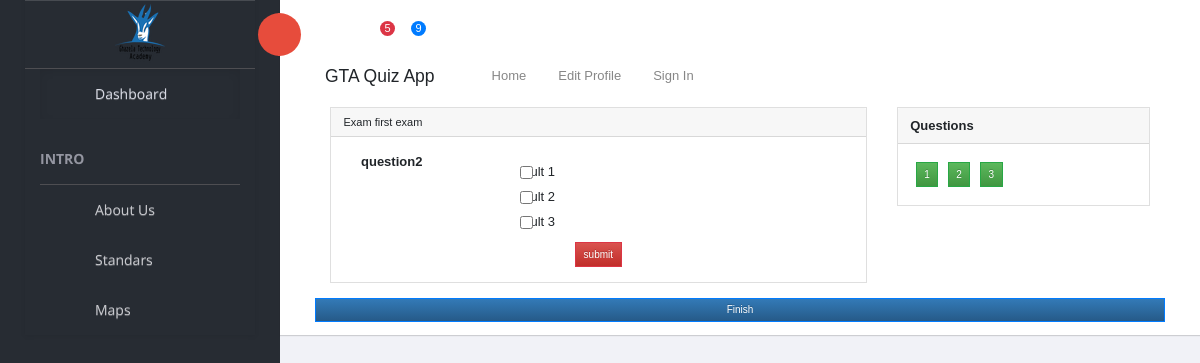
The app's page /exam/1/passe/2 with its own data.
### exam/models.py (models this page shows, shortened)
class Exam(models.Model):
    MODE = (('TT', 'Training_Timer'),
            ('T', 'Training'),
            ('OC', 'One_try_certifie'),
            ('O', 'One_try'),
            )
    name = models.CharField(max_length=50)
    logo = models.ImageField(upload_to='exam_image', blank=True)
    description = models.CharField(max_length=50)
    category = models.CharField(max_length=50, default='')
    score = models.IntegerField(default=0)
    timer = models.IntegerField(default=0)
    mode = models.CharField(max_length=1, choices=MODE, blank=True, null=True)

class Question(models.Model):
    examen = models.ForeignKey(Exam, on_delete=models.CASCADE)
    description = models.CharField(max_length=1000, default='')
    points = models.IntegerField(default=0)
    header_text = models.CharField(max_length=1000, default='')
    footer_text = models.CharField(max_length=1000, default='')
    success_msg = models.CharField(max_length=1000, default='')
    fail_msg = models.CharField(max_length=1000, default='')

class Multi_choice_answer(models.Model):
    question = models.ForeignKey(Question, on_delete=models.CASCADE)
    multi_variant = models.CharField(max_length=50)
    multi_description = models.CharField(max_length=1000)
    points = models.IntegerField(default=0)

### exam/views.py (the view)
# urls.py: url(r'^(?P<exam_id>[0-9]+)/passe/(?P<Quest_id>[0-9]+)$', views.passeQuest, name='passeQuest'),
def passeQuest(request, exam_id, Quest_id):
    global liste
    global timerr
    global first
    global listevider
    global l
    global i
    if request.POST:
        listeSession = []
        id = request.POST['id']
        exam = Exam.objects.get(pk=exam_id)
        quest = Question.objects.get(pk=Quest_id)
        if int(id) in listevider:
            l.append(int(id))
        if "radios" in request.POST:
            choix = request.POST['radios']
            request.session[id] = int(choix)
        elif "radiosM" in request.POST:
            choix = request.POST.getlist('radiosM')
            request.session[id] = choix
        else:
            text = request.POST['text']
            request.session[id] = text
        if int(id) in listevider:
            listevider.remove(int(id))
        length = len(liste)
        inc_i()
        if first == 1:
            timerr = request.POST['timerr']
            first += 1
        if int(Quest_id) in l:
            exist = True
        else:
            exist = False
        for ques in liste:
            if str(ques.id) in request.session:
                listeSession.append([ques.id, request.session[str(ques.id)]])
        context = {
            'examen_id': exam_id,
            'examen': exam,
            'quest_id': Quest_id,
            'quest': quest,
            'liste': liste,
            'i': i,
            'id': id,
            'l': l,
            'length': length,
            'listevider': listevider,
            'first': first,
            'timerr': timerr,
            'exist': exist,
            'listeSession': listeSession,
        }
        return render(request, "exam/QuestionExam.html", context)
    else:
        exam = Exam.objects.get(pk=exam_id)
        quest = Question.objects.get(pk=Quest_id)
        listeSession = []
        for ques in liste:
            if str(ques.id) in request.session:
                listeSession.append([ques.id, request.session[str(ques.id)]])
        first += 1
        if int(Quest_id) in l:
            exist = True
        else:
            exist = False
        length = len(liste)
        i = 1
        print(exist)
        context = {
            'examen_id': exam_id,
            'examen': exam,
            'quest_id': Quest_id,
            'quest': quest,
            'liste': liste,
            'i': i,
            'length': length,
            'listevider': listevider,
            'l': l,
            'first': first,
            'timerr': timerr,
            'exist': exist,
            'listeSession': listeSession,
        }
        return render(request, "exam/QuestionExam.html", context)

### exam/templates/exam/QuestionExam.html (shortened to what this page needs)
{% extends "base.html" %}
{% block content %}
    <div class="col-lg-8">
        <div class="card">
            <div class="card-header">
                <h4>Exam {{ examen.name }}</h4>
            </div>
            <div class="card-body">
                {% for question in liste %}
                    {% if forloop.counter0 == i %}
                        <form method="post" action="{{ question.id }}">
                    {% elif forloop.counter == length %}
                        <form method="post" action="">
                    {% endif %}
                {% endfor %}
                {% if quest.multi_choice_answer_set.all %}
                    <div class="col col-md-3"><label class=" form-control-label">{{ quest.description }}</label></div>
                    <div class="col col-md-9">
                        <div class="form-check">
                            {% for choix in quest.multi_choice_answer_set.all %}
                                <div class="radio">
                                    <label for="{{ choix.id }}" class="form-check-label ">
                                        {% if exist %}
                                            {% for reponse in listeSession %}
                                                {% if reponse.0 == quest.id %}
                                                    {% for selected in reponse.1 %}
                                                        <p>{{ selected }}</p>
                                                        <p>{{ choix.id }}</p>
                                                        {% ifequal selected choix.id %}<p>aaaaaa</p>
                                                            <input type="checkbox" name="radiosM" value="{{ choix.id }}"
                                                                   class="form-check-input" checked>
                                                            {{ choix.multi_variant }}
                                                        {% else %}<p>bbbbb</p>
                                                            <input type="checkbox" name="radiosM" value="{{ choix.id }}"
                                                                   class="form-check-input">{{ choix.multi_variant }}
                                                        {% endifequal %}
                                                    {% endfor %}
                                                {% endif %}
                                            {% endfor %}
                                        {% else %}
                                            <input type="checkbox" name="radiosM" value="{{ choix.id }}"
                                                   class="form-check-input">{{ choix.multi_variant }}
                                        {% endif %}
                                    </label>
                                </div>
                            {% endfor %}
                        </div>
                    </div>
                {% endif %}
                <center><input type="submit" value="submit" class="btn btn-danger" name="submit">
                </center>
                </form>
            </div>
        </div>
    </div>
    <div class="col-lg-4">
        <div class="card">
            <div class="card-header">
                <strong>Questions</strong>
            </div>
            <div class="card-body">
                {% for question in liste %}
                    {% for id2 in listevider %}
                        {% if id2 == question.id %}
                            <a href="{{ question.id }}" class="btn  btn-success"
                               style="margin:3px">{{ forloop.parentloop.counter }}</a>
                        {% endif %}
                    {% endfor %}
                {% endfor %}
            </div>
        </div>
    </div>
    <center><a href="/exam/{{ examen_id }}/result" class="btn btn-block btn-primary">Finish</a></center>
{% endblock %}

### exam/templates/exam/QuestionExam.html (style rules this page uses)
body { font: normal 13px/20px Arial, Helvetica, sans-serif; word-wrap: break-word; }

### records on screen
Exam: name "first exam"
Question: description "question2"
Multi_choice_answer: multi_variant "mult 1"
Multi_choice_answer: multi_variant "mult 2"
Multi_choice_answer: multi_variant "mult 3"
